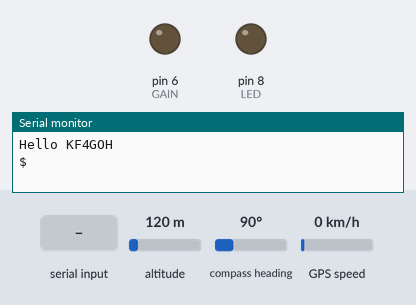
Simulated run of this sketch. Board: Arduino Nano, built with avr-gcc and run on an emulated ATmega328P. Parts: output pins drawn as LEDs (lit = HIGH), the last lines printed to the serial monitor. Dashed ring = blinking. The test bench sets the inputs (shaded band); at power-on: altitude 120 m, compass heading 90°, GPS speed 0 km/h. The GPS gets a fix after 3 s at 37.7749, -122.4194 with 8 satellites; pins used as bus, display or sensor lines are not drawn.

Above: at 2.2 s.
2.3 s: "w" received over Serial
At 3.6 s:
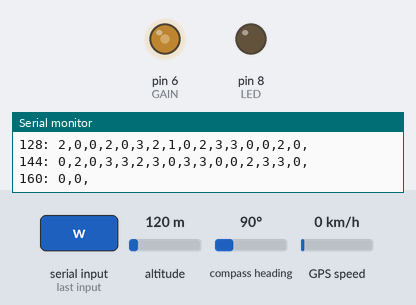
At 4.3 s:
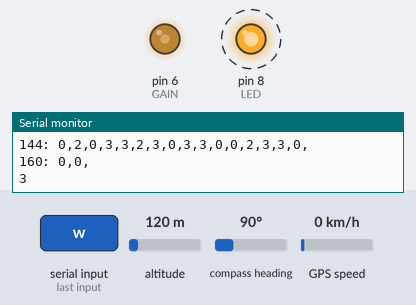
Timing chart, 0 to 12.3 s (numbered marks = the images above; inputs shaded):
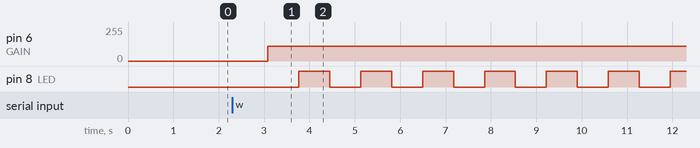

The sketch:

WSPR_TinyGps_encode.ino
```cpp
/* wspr with encode
  Anthony LE CREN F4GOH@orange.fr
  Created 13/12/2020
  the program send wspr sequence 3 times per hour
  with TinyGPS library to have perfect even minutes
  cc-by-nc-sa
  WSPR  Symbol exemple
  0: 3,3,0,2,0,2,0,2,1,0,0,0,3,3,1,0,
  16: 2,0,3,2,0,3,2,3,1,1,1,0,2,0,0,2,
  32: 0,2,3,0,0,3,2,1,0,2,0,0,2,0,3,2,
  48: 1,1,2,2,3,3,2,1,2,0,2,3,3,0,1,0,
  64: 2,0,2,3,1,2,1,2,3,0,1,2,3,0,0,3,
  80: 2,0,1,2,1,1,0,0,0,1,3,2,1,0,1,0,
  96: 2,2,3,0,0,2,2,2,3,0,0,3,2,2,3,3,
  112: 1,0,3,3,0,0,1,3,0,1,2,0,0,3,3,1,
  128: 2,0,0,0,2,3,0,3,2,0,3,1,2,2,0,0,
  144: 2,2,2,1,3,0,1,0,1,3,2,0,0,3,1,0,
  160: 2,2,
*/


#include <SPI.h>
#include <JTEncode.h>
#include <SoftwareSerial.h>
#include <TinyGPS.h>

//NANO pinout
#define txPin 5 //tx pin into RX GPS connection
#define rxPin 4 //rx pin into TX GPS connection
#define LED 8   //output pin led
#define GAIN 6  //pwm output to adjust gain (mos polarization)
#define W_CLK 13  //ad9850 clk
#define FQ_UD 10  //ad9850 update
#define RESET 9  // ad9850 reset

//#define debugGPS //enable print all nmea sentences on serial monitor
#define debugDDS //enable debug DDS with some key commands as 0,1,2,3 on serial monitor (see debug function)

//#define FREQUENCY 10140170  //30m
#define FREQUENCY 7040100
//#define FREQUENCY 3570100  //80m

#define CALL "KF4GOH"        //callsign
#define DBM 20              //power in dbm
#define GPS_BAUD_RATE 9600
#define PC_BAUD_RATE  115200
#define PWM_GAIN 110      //continous voltage ctrl for mosfet 110=1.2V

#define WSPR_TONE_SPACING       1.4548
#define WSPR_DELAY              682
#define ZONESEGMENT    20.0
#define FIELDSEGMENT  10.0
#define SQUARESEGMENT 10.0
#define NBSQUARE    24.0

SoftwareSerial ss(rxPin, txPin); // RX, TX for GPS
JTEncode jtencode;
TinyGPS gps;

byte tableMinutes[] = {0, 2, 4, 20, 22, 24, 40, 42, 44};   //minutes to transmit WSPR

long factor = -1500;		//adjust frequency to wspr band
uint8_t wsprSymb[WSPR_SYMBOL_COUNT];    //buffer memeory for WSPR encoding


void setup() {

  Serial.begin(PC_BAUD_RATE);
  Serial.print("Hello ");
  Serial.println(CALL );
  pinMode(LED, OUTPUT);
  pinMode(GAIN, OUTPUT);
  analogWrite(GAIN, 0);
  ss.begin(GPS_BAUD_RATE);
  delay(1000);
  initDds();
  setfreq(0, 0);
  setfreq(0, 0);
}


//main loop
void loop() {

#ifdef debugDDS
  char c;
  if (Serial.available() > 0) {
    c = Serial.read();
    Serial.println(c);
    debug(c);
  }
#endif
  lectGps();
}

/********************************************************
  WSPR loop with time sync
 ********************************************************/

void  lectGps()
{
  bool newData = false;

  for (unsigned long start = millis(); millis() - start < 1000;)
  {
    while (ss.available())
    {
      char c = ss.read();
#ifdef debugGPS
      Serial.write(c);
#endif
      if (gps.encode(c)) // Did a new valid sentence come in?
        newData = true;
    }
  }
  if (newData)
  {
    unsigned long age;
    int year;
    byte month, day, hour, minute, second, hundredths;
    gps.crack_datetime(&year, &month, &day, &hour, &minute, &second, &hundredths, &age);
    if (age == TinyGPS::GPS_INVALID_AGE)
      Serial.println("*******    *******    ");
    else
    {
      char sz[32];
      sprintf(sz, "%02d:%02d:%02d   ", hour, minute, second);
      Serial.println(sz);
      if ((syncMinutes(minute) == true)  && (second == 0)) {
        txWspr();
      }
    }
  }
}

boolean syncMinutes(byte m) {
  int i;
  boolean ret = false;
  for (i = 0; i < sizeof(tableMinutes); i++) {
    if (m == tableMinutes[i]) {
      ret = true;
    }
  }
  return ret;
}

void txWspr() {
  char loc[7];
  float flat, flon;
  unsigned long age;
  gps.f_get_position(&flat, &flon, &age);
  Serial.print("LAT=");
  Serial.print(flat == TinyGPS::GPS_INVALID_F_ANGLE ? 0.0 : flat, 6);
  Serial.print(" LON=");
  Serial.println(flon == TinyGPS::GPS_INVALID_F_ANGLE ? 0.0 : flon, 6);
  locator(flon, flat, 1).toCharArray(loc, 7);
  Serial.print("LOCATOR : ");
  Serial.println(loc);
  //wspr(FREQUENCY, "F4GOH", loc, "20");
  memset(wsprSymb, 0, WSPR_SYMBOL_COUNT);   //clear memory
  jtencode.wspr_encode(CALL, loc, DBM, wsprSymb); //encode WSPR
  int n, lf;
  lf = 0;
  for (n = 0; n < WSPR_SYMBOL_COUNT; n++) {   //print symbols on serial monitor
    if (lf % 16 == 0) {
      Serial.println();
      Serial.print(n);
      Serial.print(": ");
    }
    lf++;
    Serial.print(wsprSymb[n]);
    Serial.print(',');
  }
  Serial.println();
  sendWspr(FREQUENCY);
}

void sendWspr(long freqWspr) {

  int a = 0;
  analogWrite(GAIN, PWM_GAIN);
  for (int element = 0; element < 162; element++) {    // For each element in the message
    a = int(wsprSymb[element]); //   get the numerical ASCII Code
    setfreq((double) freqWspr + (double) a * WSPR_TONE_SPACING, 0);
    delay(WSPR_DELAY);
    Serial.print(a);
    digitalWrite(LED, digitalRead(LED) ^ 1);
  }
  analogWrite(GAIN, 0);
  setfreq(0, 0);
  Serial.println("EOT");
}

/********************************************************
  Debug function
 ********************************************************/


void debug(char c)
{
  switch (c)
  {
    case 'w' :
      txWspr();
      break;
    case '0' :  setfreq(0, 0);
      ddsPowerOff();
      break;
    case '1' :  ddsPowerOn();
      setfreq(FREQUENCY, 0);  //teste avec dds pw off
      break;
    case '2' :  factor += 100;
      Serial.println(factor);
      break;
    case '3' :  factor -= 100;
      Serial.println(factor);
      break;
  }
}


/********************************************************
  AD9850 routines
 ********************************************************/


void initDds()
{
  SPI.begin();
  pinMode(W_CLK, OUTPUT);
  pinMode(FQ_UD, OUTPUT);
  pinMode(RESET, OUTPUT);

  SPI.setBitOrder(LSBFIRST);
  SPI.setDataMode(SPI_MODE0);

  pulse(RESET);
  pulse(W_CLK);
  pulse(FQ_UD);

}

void pulse(int pin) {
  digitalWrite(pin, HIGH);
  // delay(1);
  digitalWrite(pin, LOW);
}


void setfreq(double f, uint16_t p) {
  uint32_t deltaphase;

  deltaphase = f * 4294967296.0 / (125000000 + factor);
  for (int i = 0; i < 4; i++, deltaphase >>= 8) {
    SPI.transfer(deltaphase & 0xFF);
  }
  SPI.transfer((p << 3) & 0xFF) ;
  pulse(FQ_UD);
}

void ddsPowerOn() {
  setfreq(0, 0);
}

void ddsPowerOff() {
  pulse(FQ_UD);
  SPI.transfer(0x04);
  pulse(FQ_UD);
}


/********************************************************
  locator calculator
 ********************************************************/

String locator( float longitude, float latitude, byte nb)
{
  double lo, la;
  int L1, L2, L3, L4, L5, L6;
  char locator[7];

  // "00011.0672","W","4759.7109","N"
  //  0123456789       012345678

  // compute longitude
  if (longitude > 0) {
    lo = (180 + longitude) / ZONESEGMENT; //ZONESEGMENT = 20.0
  }
  else {
    lo = (180 - longitude) / ZONESEGMENT;
    longitude *= -1;
  }

  // compute latitude
  if (latitude > 0) {
    la = (90 + latitude) / FIELDSEGMENT; //FIELDSEGMENT = 10.0
  }
  else
  {
    la = (90 - latitude) / FIELDSEGMENT;
    latitude *= -1;
  }

  L1 = int(lo);
  L2 = int(la);

  lo = (lo - L1) * SQUARESEGMENT; // SQUARESEGMENT = 10.0
  la = (la - L2) * SQUARESEGMENT;

  L3 = int(lo);
  L4 = int(la);
  L5 = int((lo - L3) * NBSQUARE); // NBSQUARE = 24.0
  L6 = int((la - L4) * NBSQUARE);

  locator[0] = L1 + 'A';
  locator[1] = L2 + 'A';
  locator[2] = L3 + '0';
  locator[3] = L4 + '0';
  if (nb == 0) {
    locator[4] = L5 + 'A';
    locator[5] = L6 + 'A';
    locator[6] = '\0';
  }
  else
  {
    locator[4] = '\0';
  }
  return String(locator);
}
```

encode_rs_int.cpp
```cpp
// (licence header left out)
#include <string.h>
#include <JTEncode.h>
#include "int.h"
#include "rs_common.h"

void JTEncode::encode_rs_int(void *p, data_t *data, data_t *parity)
{
  struct rs *rs = (struct rs *)p;

  #undef A_0
  #define A_0 (NN) /* Special reserved value encoding zero in index form */

  {
    int i, j;
    data_t feedback;

    memset(parity,0,NROOTS*sizeof(data_t));

    for(i=0;i<NN-NROOTS-PAD;i++){
      feedback = INDEX_OF[data[i] ^ parity[0]];
      if(feedback != A_0){      /* feedback term is non-zero */
  #ifdef UNNORMALIZED
        /* This line is unnecessary when GENPOLY[NROOTS] is unity, as it must
         * always be for the polynomials constructed by init_rs()
         */
        feedback = MODNN(NN - GENPOLY[NROOTS] + feedback);
  #endif
        for(j=1;j<NROOTS;j++)
  	parity[j] ^= ALPHA_TO[MODNN(feedback + GENPOLY[NROOTS-j])];
      }
      /* Shift */
      memmove(&parity[0],&parity[1],sizeof(data_t)*(NROOTS-1));
      if(feedback != A_0)
        parity[NROOTS-1] = ALPHA_TO[MODNN(feedback + GENPOLY[0])];
      else
        parity[NROOTS-1] = 0;
    }
  }
}
```

init_rs_int.cpp
```cpp
// (licence header left out)
#include <string.h>
#include <stdlib.h>
#include <JTEncode.h>
#include "rs_common.h"

void JTEncode::free_rs_int(void * p)
{
  struct rs *rs = (struct rs *)p;

  free(rs->alpha_to);
  free(rs->index_of);
  free(rs->genpoly);
  free(rs);
}

void * JTEncode::init_rs_int(int symsize, int gfpoly, int fcr, int prim,
	int nroots, int pad)
{
  struct rs *rs;

  int i, j, sr,root,iprim;

  rs = ((struct rs *)0);
  /* Check parameter ranges */
  if(symsize < 0 || symsize > 8*sizeof(data_t)){
    goto done;
  }

  if(fcr < 0 || fcr >= (1<<symsize))
    goto done;
  if(prim <= 0 || prim >= (1<<symsize))
    goto done;
  if(nroots < 0 || nroots >= (1<<symsize))
    goto done; /* Can't have more roots than symbol values! */
  if(pad < 0 || pad >= ((1<<symsize) -1 - nroots))
    goto done; /* Too much padding */

  rs = (struct rs *)calloc(1,sizeof(struct rs));
  if(rs == ((struct rs *)0))
    goto done;

  rs->mm = symsize;
  rs->nn = (1<<symsize)-1;
  rs->pad = pad;

  rs->alpha_to = (data_t *)malloc(sizeof(data_t)*(rs->nn+1));
  if(rs->alpha_to == NULL){
    free(rs);
    rs = ((struct rs *)0);
    goto done;
  }
  rs->index_of = (data_t *)malloc(sizeof(data_t)*(rs->nn+1));
  if(rs->index_of == NULL){
    free(rs->alpha_to);
    free(rs);
    rs = ((struct rs *)0);
    goto done;
  }

  /* Generate Galois field lookup tables */
  rs->index_of[0] = A_0; /* log(zero) = -inf */
  rs->alpha_to[A_0] = 0; /* alpha**-inf = 0 */
  sr = 1;
  for(i=0;i<rs->nn;i++){
    rs->index_of[sr] = i;
    rs->alpha_to[i] = sr;
    sr <<= 1;
    if(sr & (1<<symsize))
      sr ^= gfpoly;
    sr &= rs->nn;
  }
  if(sr != 1){
    /* field generator polynomial is not primitive! */
    free(rs->alpha_to);
    free(rs->index_of);
    free(rs);
    rs = ((struct rs *)0);
    goto done;
  }

  /* Form RS code generator polynomial from its roots */
  rs->genpoly = (data_t *)malloc(sizeof(data_t)*(nroots+1));
  if(rs->genpoly == NULL){
    free(rs->alpha_to);
    free(rs->index_of);
    free(rs);
    rs = ((struct rs *)0);
    goto done;
  }
  rs->fcr = fcr;
  rs->prim = prim;
  rs->nroots = nroots;

  /* Find prim-th root of 1, used in decoding */
  for(iprim=1;(iprim % prim) != 0;iprim += rs->nn)
    ;
  rs->iprim = iprim / prim;

  rs->genpoly[0] = 1;
  for (i = 0,root=fcr*prim; i < nroots; i++,root += prim) {
    rs->genpoly[i+1] = 1;

    /* Multiply rs->genpoly[] by  @**(root + x) */
    for (j = i; j > 0; j--){
      if (rs->genpoly[j] != 0)
	rs->genpoly[j] = rs->genpoly[j-1] ^ rs->alpha_to[modnn(rs,rs->index_of[rs->genpoly[j]] + root)];
      else
	rs->genpoly[j] = rs->genpoly[j-1];
    }
    /* rs->genpoly[0] can never be zero */
    rs->genpoly[0] = rs->alpha_to[modnn(rs,rs->index_of[rs->genpoly[0]] + root)];
  }
  /* convert rs->genpoly[] to index form for quicker encoding */
  for (i = 0; i <= nroots; i++)
    rs->genpoly[i] = rs->index_of[rs->genpoly[i]];
 done:;

  return rs;
}
```

Measured:
- after the input at 2.3 s, pin 6 (GAIN): 0/255 → 110/255 after 0.78 s; pin 8 (LED): alternates HIGH for 0.68 s and LOW for 0.68 s, starting after 1.5 s
